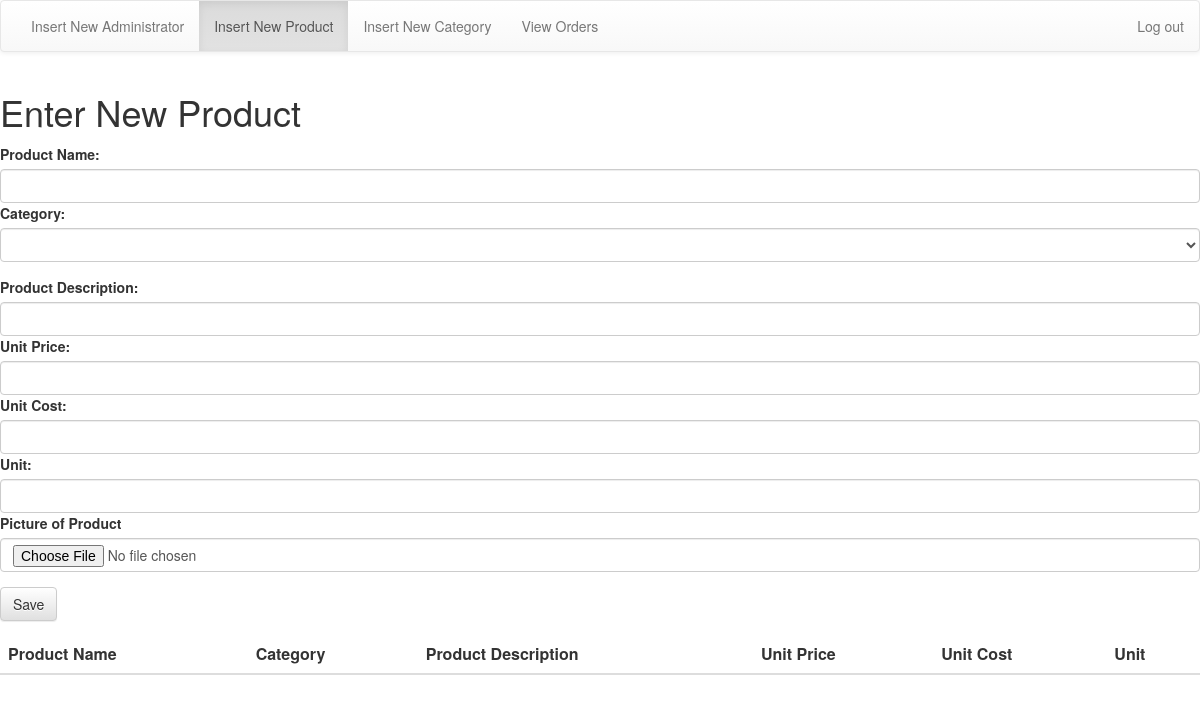
Page /InsertProduct1.php on the earlier database version.
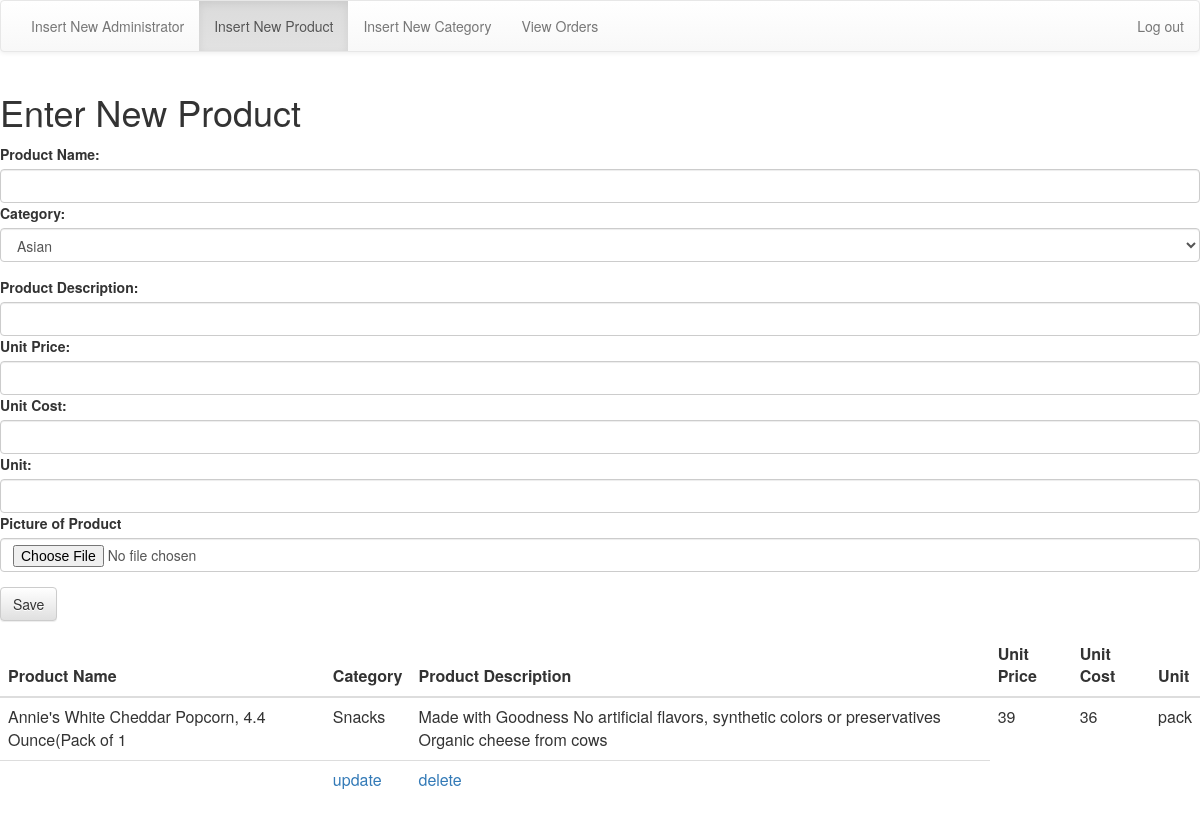
Same page on the later database version.
### tables this page shows
CREATE TABLE Products(
    ProductID INT NOT NULL AUTO_INCREMENT,
    CategoryID INT UNSIGNED NOT NULL,
    ProductName VARCHAR(50) NOT NULL,
	ProductDescription VARCHAR(100),
	UnitPrice INT NOT NULL,
    UnitCost INT NOT NULL,
    Unit VARCHAR(50) NOT NULL,
    Picture VARCHAR(128),
	PRIMARY KEY(ProductID)
    
);

CREATE TABLE Category(
    CategoryID INT UNSIGNED NOT NULL AUTO_INCREMENT,
    CategoryName VARCHAR(100) NOT NULL,
    PRIMARY KEY (CategoryID)    
);

### InsertProduct1.php (the view, shortened to what the changed rows need)
<html>
    <head>
    <link rel="stylesheet" href="https://maxcdn.bootstrapcdn.com/bootstrap/3.3.7/css/bootstrap.min.css">
    <link rel="stylesheet" href="https://maxcdn.bootstrapcdn.com/bootstrap/3.3.7/css/bootstrap-theme.min.css">
    </head>
    <body>
<?php
include_once('dbutils.php');
?>
        <div class='row'>
            <div class='col-xs-12'>
                <h1>Enter New Product</h1>
            </div>
        </div>
        <div class='row'>
            <div class='col-xs-12'>
                <form action="InsertProduct1.php" method="post" enctype="multipart/form-data">
<div class="form-group">
    <label for="CategoryID">Category: </label>
    <?php
    if (!isset($db)){
        $db = connectDB($DBHost,$DBUser,$DBPasswd,$DBName);
    }
    echo(generateDropdown($db,"Category","CategoryName","CategoryID",$CategoryID));
    ?>
</div>
                </form>
            </div>
        </div>
<div class='row'>
    <div class='col-xs-12'>
        <table class="table table-hover">
            <thead>
                <th>Product Name</th>
                <th>Category</th>
                <th>Product Description</th>
                <th>Unit Price</th>
                <th>Unit Cost</th>
                <th>Unit</th>
            </thead>
<?php
    include_once('dbutils.php');
    $db = connectDB($DBHost, $DBUser,$DBPasswd,$DBName);
    $query = 'SELECT Products.ProductID,Products.ProductName, Category.CategoryName as Category, ProductDescription, UnitPrice, UnitCost, Unit, Picture FROM Products, Category WHERE Products.CategoryID = Category.CategoryID;';
    $result = queryDB($query,$db);
    while($row = nextTuple($result)){
        echo "\n <tr>";
        echo "<td>".$row["ProductName"]."</td>";
        echo "<td>".$row["Category"]."</td>";
        echo "<td>".$row["ProductDescription"]."</td>";
        echo "<td>".$row["UnitPrice"]."</td>";
        echo "<td>".$row["UnitCost"]."</td>";
        echo "<td>".$row["Unit"]."</td>";
        echo "</tr> \n";
        echo "<td>";
        echo "</td>";
        echo "<td><a href='UpdateProduct.php?ProductID = " . $row['ProductID'] . "'>update</a></td>";
        echo "<td><a href='DeleteProduct.php?ProductID=" . $row['ProductID'] . "'>delete</a></td>";
    }
?>
        </table>
    </div>
</div>
    </body>
</html>

### dbutils.php (shortened to what the changed rows need)
<?php
function queryDB($query, $db) {
  $result = mysqli_query($db, $query);
  return ($result);
}
function nextTuple($result) {
  return (mysqli_fetch_assoc($result));
}
    function generateDropdown($db, $table, $uiVariable, $indexVariable, $defaultValue="") {
    $query = "SELECT $uiVariable, $indexVariable FROM $table ORDER BY $uiVariable;";
    $result = queryDB($query, $db);
    $dropdownHTML = "<select class='form-control' name='$table-$indexVariable'>\n";
    while($row = nextTuple($result)) {
      $ui = $row["$uiVariable"];
      $index = $row["$indexVariable"];
      if ($index == $defaultValue) {
        $selected = "selected='selected'";
      } else {
        $selected = "";
      }
      $dropdownHTML .= "<option value='$index' $selected>$ui</option>\n";
    }
    $dropdownHTML .="</select>";
    return $dropdownHTML;
  }
?>

Differences in the rows shown:
added products: ProductName "Annie's White Cheddar Popcorn, 4.4 Ounce(Pack of 1", CategoryID.CategoryName "Snacks", ProductDescription "Made with Goodness No artificial flavors, synthetic colors or preservatives Organic cheese from cows", UnitPrice "39", UnitCost "36", Unit "pack"
Other differences:
form field Category-CategoryID: (not shown) → "Asian"
